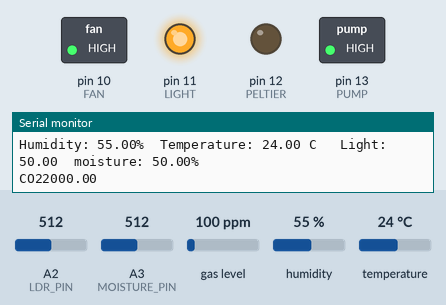
Recording of a sketch running on a simulated Arduino Uno, built with avr-gcc and run on an emulated ATmega328P. Shown: switched loads named in the sketch (green lamp = pin HIGH), output pins drawn as LEDs (lit = HIGH), the last lines printed to the serial monitor. The inputs (shaded band) are chosen by the test bench; at power-on: humidity 55 %, A3 (MOISTURE_PIN) = 512, A2 (LDR_PIN) = 512, temperature 24 °C, gas level 100 ppm.

Above: at 1.3 s.
1.4 s: humidity set to 42 %
3.3 s: humidity set to 39 %
At 5.1 s:
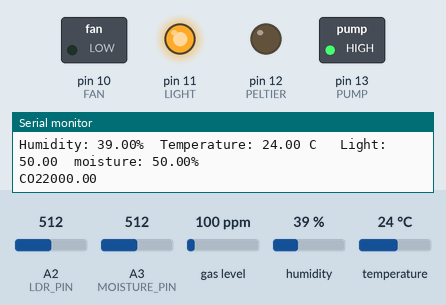
5.7 s: A3 (MOISTURE_PIN) set to 540
At 6.2 s:
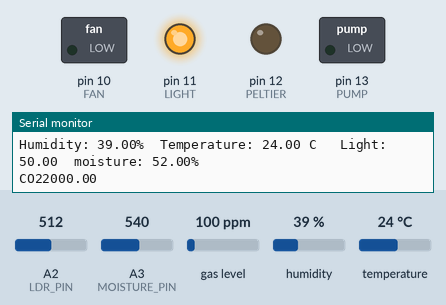
7.3 s: A2 (LDR_PIN) set to 770
8.8 s: A2 (LDR_PIN) set to 793
At 10.1 s:
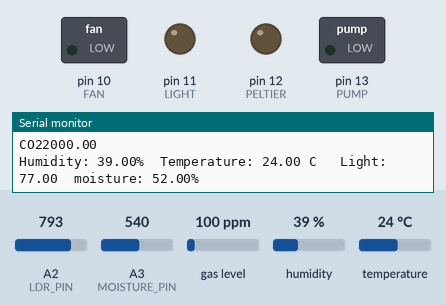
10.5 s: temperature set to 12 °C
At 10.9 s:
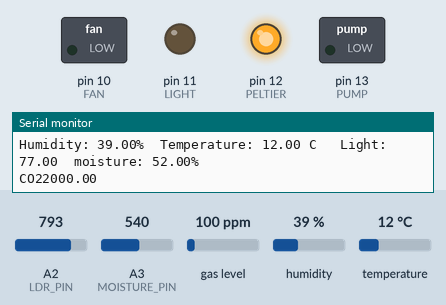
Timing chart, 0 to 13.0 s (numbered marks = the images above; inputs shaded):
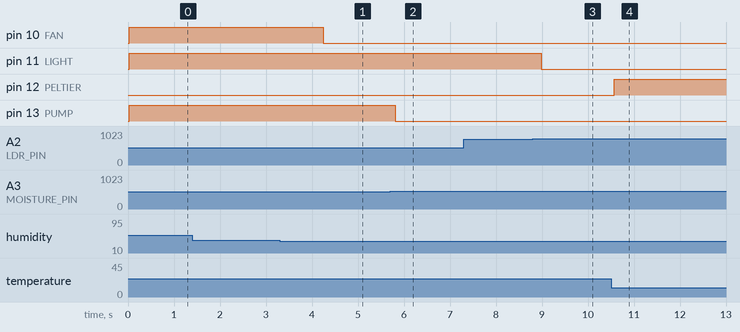

The sketch:

sketch_nov20b.ino
```cpp
#include <math.h>

#include <MQUnifiedsensor.h>
#include "DHT.h"


#define DHTPIN 3
#define LDR_PIN A2
#define MOISTURE_PIN A3
#define DHTTYPE DHT11   // DHT 22  (AM2302), AM2321

#define PUMP 13
#define LIGHT 11
#define PELTIER 12
#define FAN 10

#define moisture_preset 50
#define light_preset 75
#define temp_preset 20
#define hum_preset 40


//Definitions for mq135
#define placa "Arduino UNO"
#define Voltage_Resolution 5
#define pin A0 //Analog input 0 of your arduino
#define type "MQ-135" //MQ135
#define ADC_Bit_Resolution 10 // For arduino UNO/MEGA/NANO
#define RatioMQ135CleanAir 3.6//RS / R0 = 3.6 ppm

DHT dht(DHTPIN, DHTTYPE);
MQUnifiedsensor MQ135(placa, Voltage_Resolution, ADC_Bit_Resolution, pin, type);

void setup() {
  pinMode(LDR_PIN,INPUT);
  pinMode(MOISTURE_PIN,INPUT);
pinMode(PUMP,OUTPUT);
pinMode(LIGHT,OUTPUT);
pinMode(PELTIER,OUTPUT);
pinMode(FAN,OUTPUT);

  Serial.begin(9600);
  dht.begin();
  //Set math model to calculate the PPM concentration and the value of constants
  MQ135.setRegressionMethod(1); //_PPM =  a*ratio^
    MQ135.init();
    float calcR0 = 0;
  for(int i = 1; i<=10; i ++)
  {
    MQ135.update(); // Update data, the arduino will be read the voltage on the analog pin
    calcR0 += MQ135.calibrate(RatioMQ135CleanAir);
    Serial.print(".");
  }
  MQ135.setR0(calcR0/10);
  Serial.println("done!");

  if(isinf(calcR0)) {Serial.println("Warning: Conection issue founded, R0 is infite (Open circuit detected) please check your wiring and supply"); while(1);}
  if(calcR0 == 0){Serial.println("Warning: Conection issue founded, R0 is zero (Analog pin with short circuit to ground) please check your wiring and supply"); while(1);}
}

void loop() {
 MQ135.update(); // Update data, the arduino will be read the voltage on the analog pin

  MQ135.setA(110.47); MQ135.setB(-2.862); // Configurate the ecuation values to get CO2 concentration
  float CO2 = MQ135.readSensor(); // Sensor will read PPM concentration using the model and a and b values setted before or in the setup

  float ldr=map(analogRead(LDR_PIN),0,1023,0,100);
float moisture=map(analogRead(MOISTURE_PIN),0,1023,0,100);
  float h = dht.readHumidity();
  float t = dht.readTemperature();

if (isnan(h) || isnan(t) ) {
    Serial.println(F("Failed to read from DHT sensor!"));

}
/*
if (ldr>light_preset){
  digitalWrite(LIGHT,LOW);
}else{
  digitalWrite(LIGHT,HIGH);
}

if (!(h>hum_preset)){
  digitalWrite(FAN,LOW);
}else{
  digitalWrite(FAN,HIGH);
}

if ((moisture>moisture_preset)){
  digitalWrite(PUMP,LOW);
}else{
  digitalWrite(PUMP,HIGH);
}

if (t>temp_preset){
  digitalWrite(PELTIER,LOW);
}else{
  digitalWrite(PELTIER,HIGH);
}
*/

 digitalWrite(LIGHT,(ldr>light_preset)?LOW:HIGH);
 digitalWrite(FAN,!(h>hum_preset)?LOW:HIGH);
 digitalWrite(PUMP,(moisture>moisture_preset)?LOW:HIGH);
 digitalWrite(PELTIER,(t>temp_preset)?LOW:HIGH);


  Serial.print(F("Humidity: "));
  Serial.print(h);
  Serial.print(F("%  Temperature: "));
  Serial.print(t);
  Serial.print(F(" C "));
  Serial.print(F("  Light: "));
  Serial.print(ldr);
  Serial.print(F("  moisture: "));
  Serial.print(moisture);
  Serial.println(F("%"));
  Serial.print(F("CO2"));
  Serial.println(log10(CO2)*1000);

    delay(500);
}
```

Measured:
- the behaviour switches between 41 and 40 % on humidity (found by bisection; images 0 and 1)
- the behaviour switches between 521 and 522 on A3 (MOISTURE_PIN) (found by bisection; images 1 and 2)
- the behaviour switches between 777 and 778 on A2 (LDR_PIN) (found by bisection; images 2 and 3)
- after the input at 3.3 s, pin 10 (FAN): HIGH → LOW after 0.94 s
- after the input at 5.7 s, pin 13 (PUMP): HIGH → LOW after 0.11 s
- after the input at 8.8 s, pin 11 (LIGHT): HIGH → LOW after 0.19 s
- after the input at 10.5 s, pin 12 (PELTIER): LOW → HIGH after 0.07 s
